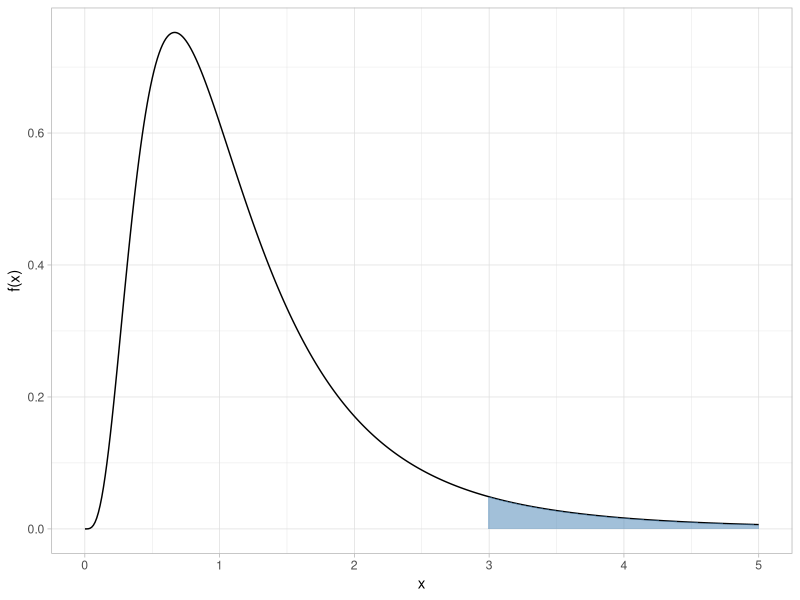

Write R code to recreate this figure.
## ---- chunk 1
#| code-fold: true
#| label: fig-f-distribution-table-shaded
#| fig-cap: "One-sided test for alpha = 0.05 (F distribution, 10 and 10 df)"
#| message: false
library(tidyverse)

df1 <- 10
df2 <- 10
crit <- qf(0.95, df1, df2)

tibble(x = seq(0.001, 5, length.out = 401)) |>
  mutate(y = df(x, df1, df2)) |>
  ggplot(aes(x, y)) +
  geom_line() +
  geom_ribbon(
    data = ~ filter(.x, x >= crit),
    aes(ymin = 0, ymax = y),
    fill = "steelblue", alpha = 0.5
  ) +
  labs(x = "x", y = "f(x)") +
  theme_light()
## ---- chunk 2
#| code-fold: true
#| label: tbl-f-distribution-05
crossing(nu2 = 1:100, nu1 = 1:20) |>
  mutate(f = qf(0.95, nu1, nu2)) |>
  pivot_wider(names_from = nu1, values_from = f, names_prefix = "v") |>
  knitr::kable(digits = 3, col.names = c("nu2", as.character(1:20)))
## ---- chunk 3
#| code-fold: true
#| label: tbl-f-distribution-10
crossing(nu2 = 1:100, nu1 = 1:20) |>
  mutate(f = qf(0.90, nu1, nu2)) |>
  pivot_wider(names_from = nu1, values_from = f, names_prefix = "v") |>
  knitr::kable(digits = 3, col.names = c("nu2", as.character(1:20)))
## ---- chunk 4
#| code-fold: true
#| label: tbl-f-distribution-01
crossing(nu2 = 1:100, nu1 = 1:20) |>
  mutate(f = qf(0.99, nu1, nu2)) |>
  pivot_wider(names_from = nu1, values_from = f, names_prefix = "v") |>
  knitr::kable(digits = 3, col.names = c("nu2", as.character(1:20)))
